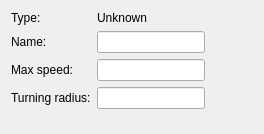
<?xml version="1.0" encoding="UTF-8"?>
<ui version="4.0">
 <class>Frame</class>
 <widget class="QWidget" name="Frame">
  <property name="geometry">
   <rect>
    <x>0</x>
    <y>0</y>
    <width>264</width>
    <height>134</height>
   </rect>
  </property>
  <property name="windowTitle">
   <string>Computer Inspector</string>
  </property>
  <layout class="QFormLayout" name="formLayout">
   <property name="fieldGrowthPolicy">
    <enum>QFormLayout::FieldsStayAtSizeHint</enum>
   </property>
   <item row="0" column="0">
    <widget class="QLabel" name="label_3">
     <property name="text">
      <string>Type:</string>
     </property>
    </widget>
   </item>
   <item row="0" column="1">
    <widget class="QLabel" name="typeLabel">
     <property name="text">
      <string>Unknown</string>
     </property>
    </widget>
   </item>
   <item row="1" column="0">
    <widget class="QLabel" name="label">
     <property name="text">
      <string>Name:</string>
     </property>
    </widget>
   </item>
   <item row="1" column="1">
    <widget class="QLineEdit" name="nameEdit"/>
   </item>
   <item row="2" column="0">
    <widget class="QLabel" name="label_2">
     <property name="text">
      <string>Max speed:</string>
     </property>
    </widget>
   </item>
   <item row="2" column="1">
    <widget class="QLineEdit" name="maxSpeedLineEdit"/>
   </item>
   <item row="3" column="0">
    <widget class="QLabel" name="label_4">
     <property name="text">
      <string>Turning radius:</string>
     </property>
    </widget>
   </item>
   <item row="3" column="1">
    <widget class="QLineEdit" name="turningRadiusLineEdit"/>
   </item>
  </layout>
 </widget>
 <resources/>
 <connections/>
</ui>
